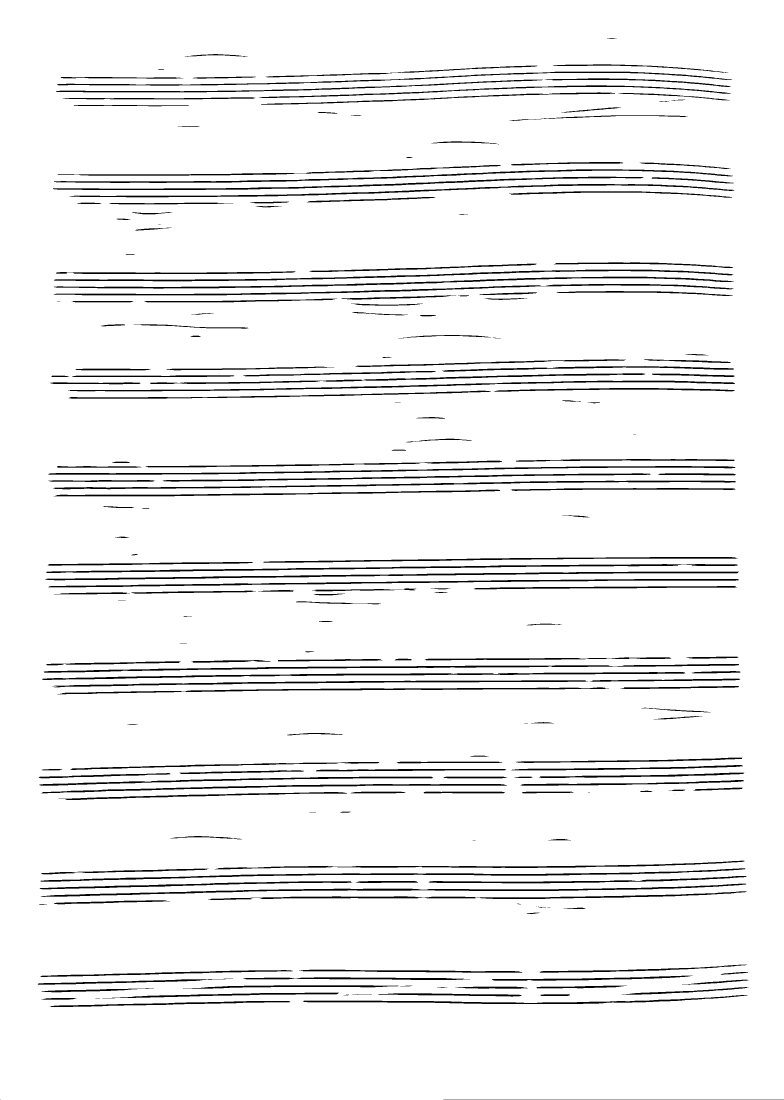
#> input picture extracted.png, 2350 x 3300 px, found by its file name (shown at 1/3 size)
$ jupyter execute --allow-errors 'Rigid Registration Testing.ipynb'
#> lines starting #> are read from the running program, lines starting #| are printed output that depends on the picture; after the words box and inside, x2 and y2 are one past the last pixel; in counts of white or black regions, pixels touching at a corner belong together
[cell 1]
import numpy as np
import math
import matplotlib.pyplot as plt
import random
import timeit
import scipy.fftpack
import scipy.io as sio
from scipy import stats
from mpl_toolkits.mplot3d import Axes3D
from scipy import signal
from scipy import interpolate
from PIL import Image
from skimage import filters
import scipy.ndimage as ndimage
import random
#import imreg_dft as ird
from dipy.data import get_fnames
from dipy.align.imwarp import SymmetricDiffeomorphicRegistration
from dipy.align.metrics import SSDMetric, CCMetric, EMMetric
import dipy.align.imwarp as imwarp
from dipy.viz import regtools
from skimage.transform import resize
from scipy.ndimage import affine_transform, rotate
import scipy.optimize as optimize
from skimage import exposure

# Generate Blank Staff

[cell 2]
#white background black content
def find_max_run(arr1, color):
    arr=arr1.astype(int)
    # make sure all runs of ones are well-bounded
    flat = arr.flatten("F")
    if color == 'black':
        #set ends as white
        flat[0]=np.max(flat)
        flat[len(flat)-1]=np.max(flat)
    elif color == 'white':
        flat[0]=np.min(flat)
        flat[len(flat)-1]=np.min(flat)
    #print(flat)
    # get 1 at run starts and -1 at run ends
    difs = np.diff(flat)

    #print(difs)
    #print(np.max(difs))
    #print(np.min(difs))
    run_starts = np.where(difs > 0)[0]
    run_ends = np.where(difs < 0)[0]
    if color == "black":
        runlengths =  run_starts - run_ends
    elif color == 'white':
        runlengths = run_ends-run_starts
    print(runlengths)
    return np.abs(scipy.stats.mode(runlengths)[0][0]), runlengths

[cell 3]
extracted_staff = np.asarray(Image.open("./data/extracted.png"))
#> extracted_staff is the input picture: shape (3300, 2350); 94.3% white; 218 black regions (14 under 20 px), largest, box (x1, y1, x2, y2) and area: (122, 2651, 2239, 2691) 10229, (135, 1715, 2217, 1741) 10170, (131, 1992, 2217, 2018) 9899

plt.figure(figsize=(30, 20))
plt.imshow(extracted_staff, cmap=plt.cm.gray)
plt.axis('off')
plt.title('Fourrier Extracted Staff')

plt.show()

[cell 4]
def make_blank_img(music):

    staff_iter = 10 # will be caluclated from ccs
    width = int(music.shape[1]*.9)
#> width = 2115
    #print(width)
    staff_height = find_max_run(music, color="black")[0]
#> (printed output is left out)
    #print(staff_height)
    space_height = find_max_run(music, color= "white")[0]
    #print(space_height)
    staff_space = np.ones((staff_height+space_height, width))*np.max(music)
    staff_space[0:staff_height]=0
    staff = np.tile(staff_space, (5,1))
    staff_chunk = np.ones((int(staff.shape[0]*2.6), width))*np.max(music)
    staff_chunk[0: staff.shape[0], 0:staff.shape[1]]=staff
    staff_core = np.tile(staff_chunk, (10,1))
    blank_img = np.ones(music.shape)*np.max(music)

    x_offset = int((blank_img.shape[0] - staff_core.shape[0])/2)
    y_offset = int((blank_img.shape[1] - staff_core.shape[1])/2)
    print(x_offset)
    blank_img[x_offset:x_offset+staff_core.shape[0], \
              y_offset:y_offset+staff_core.shape[1]] = staff_core

    return blank_img

#> (a cell that did not finish here is left out)

# Full Music Deformation with Affine Registered Image

[cell 6]
'''
Optimizing two properties:
1-scale_rows,
2-shift_row,
3 -shift_col
4 - scale_cols
5 - theta
'''


# [21 lines left out: function f, not called in this run]

[cell 7]
'''
Optimizing two properties:
1-scale_rows,
2-shift_row,
3 -shift_col
4 - scale_cols
5 - theta
'''


# [22 lines left out: function f_output, not called in this run]

## Test Plotting vertically

[cell 8]
ssdlst=[]
x=[1,0,0,1]
rowshift = np.arange(-50, 50, 1)

#> (the rest of this cell did not finish here and is left out)

[cell 9]
plt.figure(figsize=(10, 6))
plt.title("Local Minima in Vertically Shifting Staff")
plt.xlabel("Vertical Shift")
plt.ylabel("SSD")
#> (the rest of this cell did not finish here and is left out)

[cell 10]
'''
Use Powell's method to optimize
'''
#> (the rest of this cell did not finish here and is left out)

[cell 11]
'''
Use ’L-BFGS-B’ method to optimize
'''
#> (the rest of this cell did not finish here and is left out)

#> (a cell that did not finish here is left out)

#> (a cell that did not finish here is left out)

[cell 14]
x=[1.08, -60, 0, 1, .01]
#> (the rest of this cell did not finish here and is left out)

Nonrigid Deformation

[cell 15]
moving = ~extracted_staff
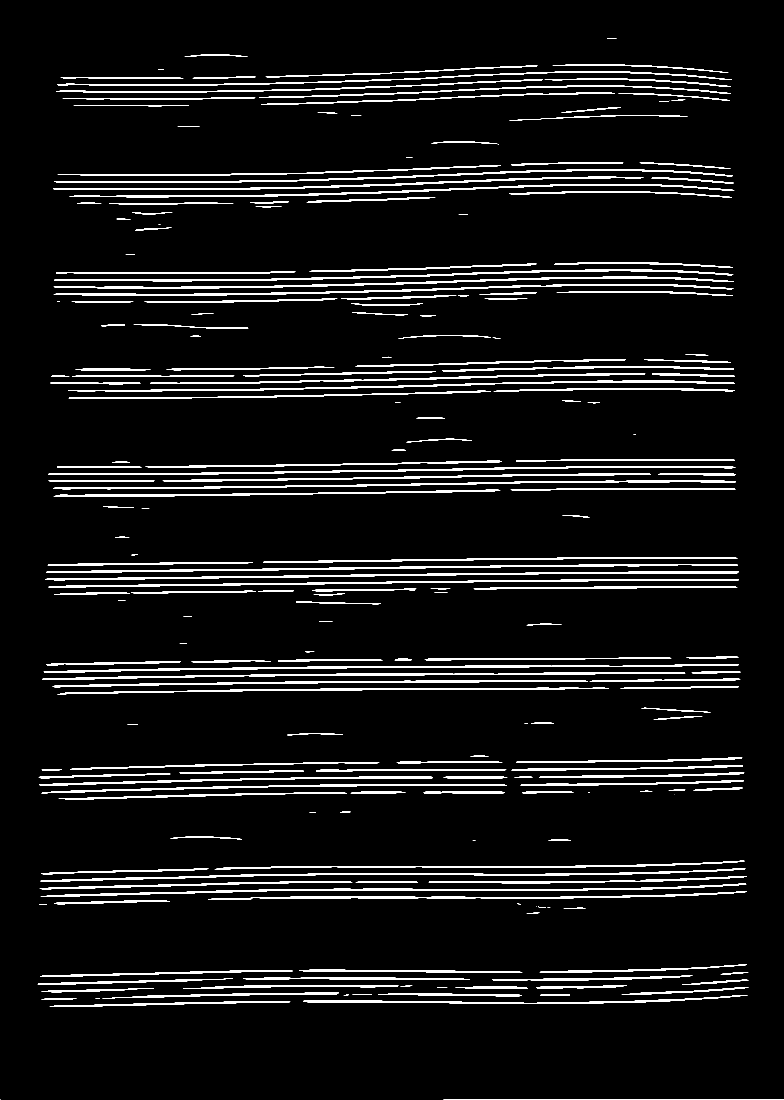
#> moving: shape (3300, 2350) (shown at 1/3 size); 5.7% white; 218 white regions (14 under 20 px), largest, box (x1, y1, x2, y2) and area: (122, 2651, 2239, 2691) 10229, (135, 1715, 2217, 1741) 10170, (131, 1992, 2217, 2018) 9899
#> (the rest of this cell did not finish here and is left out)


$ run again, with before_registration.png copied over extracted.png
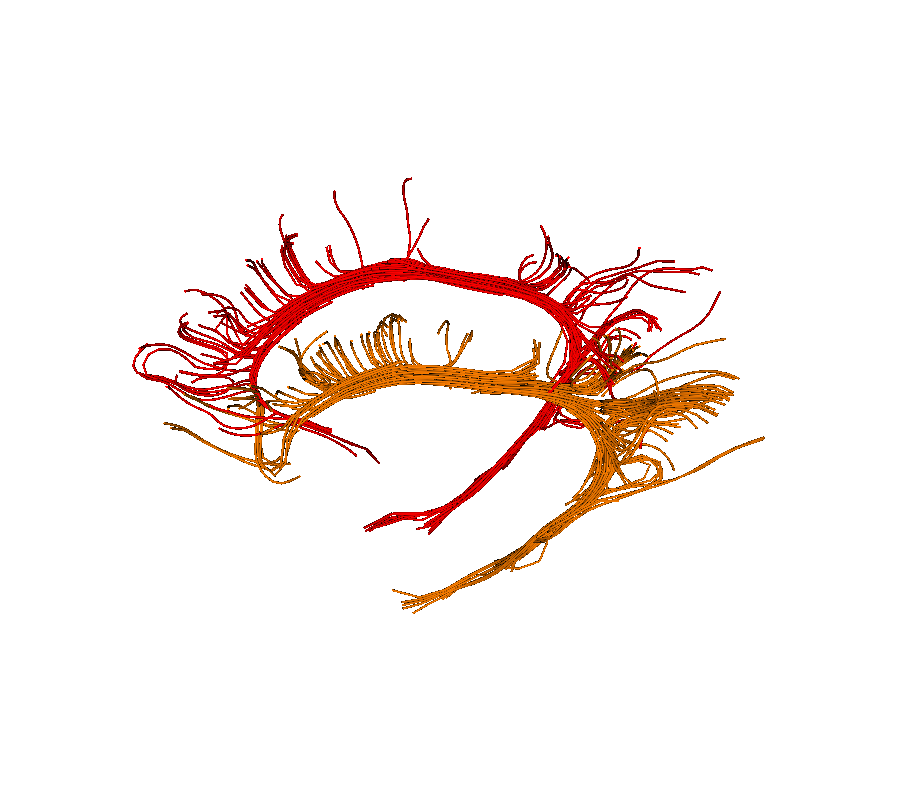
#> input picture before_registration.png, 900 x 806 px, found by its file name
#> extracted_staff is the input picture: shape (806, 900, 3); mean R, G, B 249.8, 240.8, 237.6
#> `moving = ~extracted_staff`:
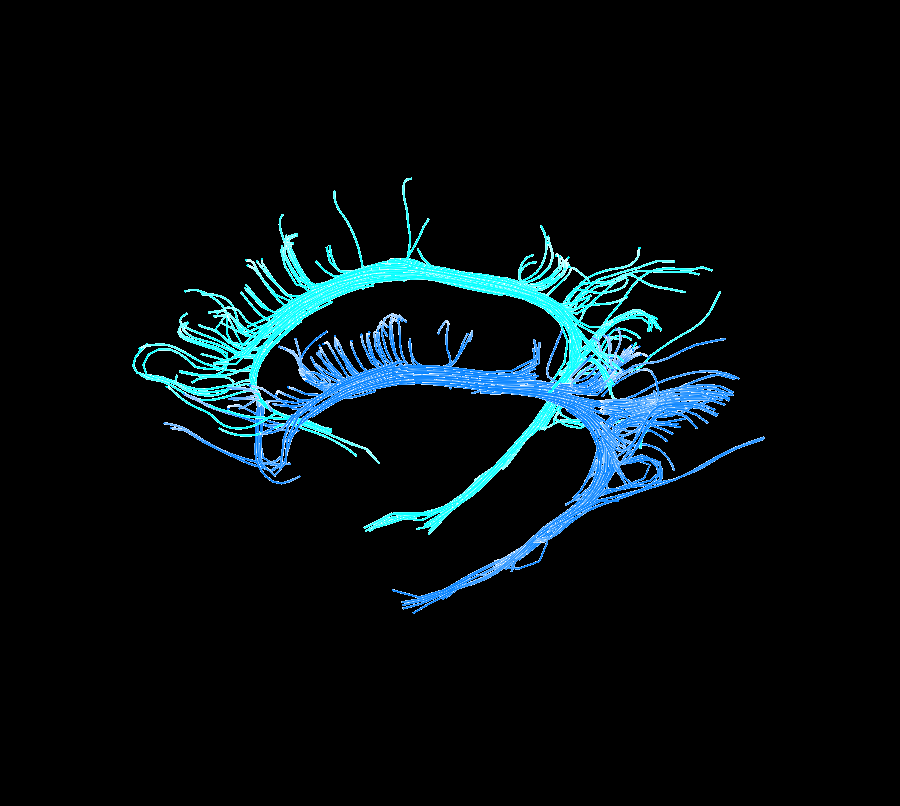
#> moving: shape (806, 900, 3); mean R, G, B 5.2, 14.2, 17.4
